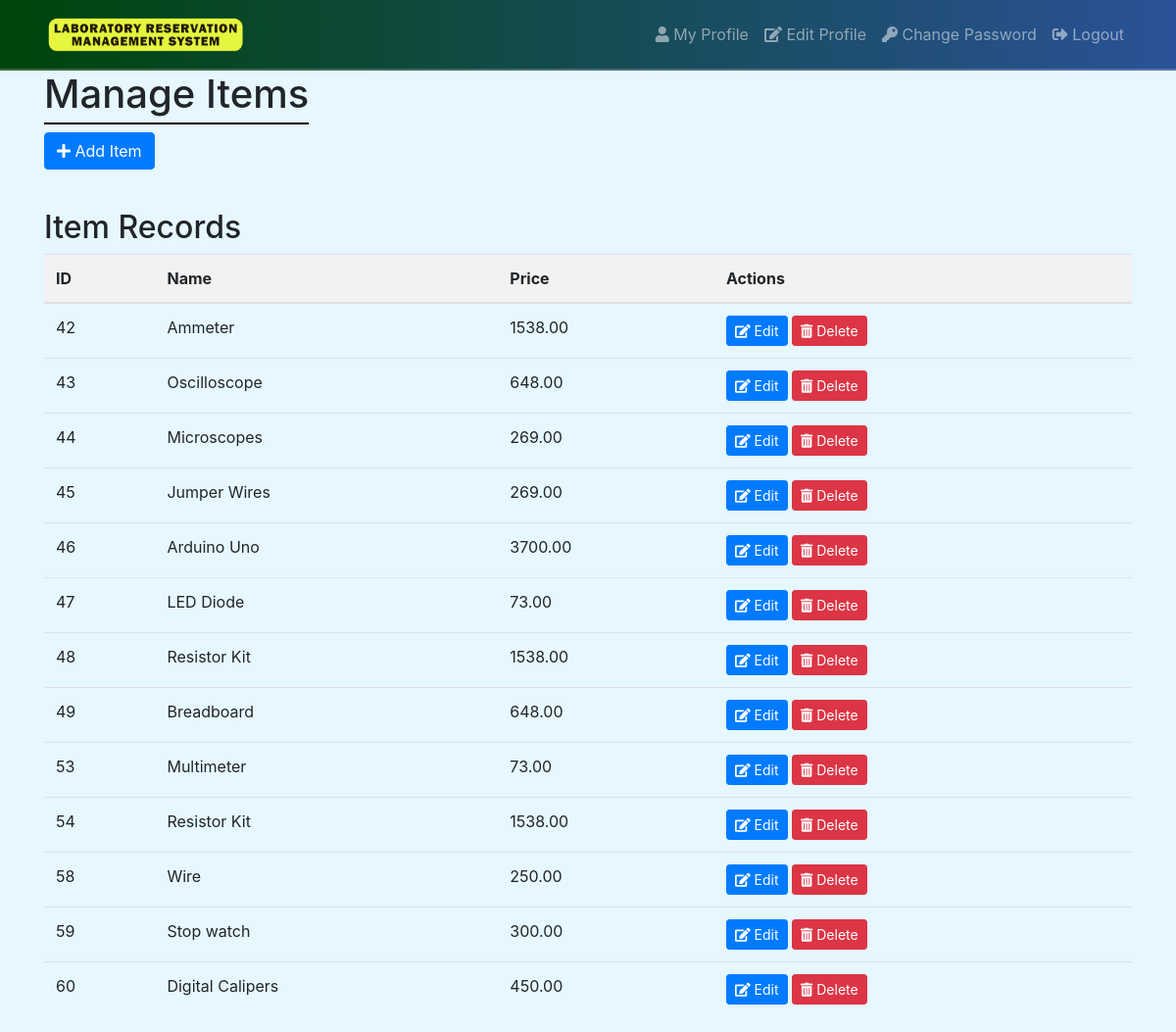
The app's page /Lab_ms/tech_officer/manage_items.php (signed in) with its own data.
### tables this page shows
CREATE TABLE `lab_item` (
  `item_id` int(11) NOT NULL,
  `name` varchar(255) NOT NULL,
  `price` decimal(10,2) NOT NULL
);

### Lab_ms/tech_officer/manage_items.php (the view, shortened to what this page needs)
<?php
$connection = mysqli_connect("localhost", "root", "", "lab");
$query = "SELECT * FROM lab_item";
$result = mysqli_query($connection, $query);
?>
<!DOCTYPE html>
<html lang="en">
<head>
    <link rel="stylesheet" href="https://stackpath.bootstrapcdn.com/bootstrap/4.5.2/css/bootstrap.min.css">
    <link rel="stylesheet" href="https://cdnjs.cloudflare.com/ajax/libs/font-awesome/5.15.4/css/all.min.css">
</head>
<body>
<nav class="navbar navbar-expand-lg navbar-dark bg-dark">
    <div class="container">
    <a class="navbar-brand" href="index.php"><img src="laboratory_reservation_management_system.png"></a>
        <div class="collapse navbar-collapse" id="navbarSupportedContent">
            <ul class="navbar-nav ml-auto">
                <li class="nav-item">
                    <a class="nav-link" href="view_profile.php"><i class="fas fa-user"></i> My Profile</a>
                </li>
                <li class="nav-item">
                    <a class="nav-link" href="edit_profile.php"><i class="fas fa-edit"></i> Edit Profile</a>
                </li>
                <li class="nav-item">
                    <a class="nav-link" href="change_password.php"><i class="fas fa-key"></i> Change Password</a>
                </li>
                <li class="nav-item">
                    <a class="nav-link" href="logout.php"><i class="fas fa-sign-out-alt"></i> Logout</a>
                </li>
            </ul>
        </div>
    </div>
</nav>
<div class="container">
    <h1>Manage Items</h1>
    <br>
    <button type="button" class="btn btn-primary mb-3" data-toggle="modal" data-target="#addModal">
        <i class="fas fa-plus"></i> Add Item
    </button>
    <div class="row mt-4">
        <div class="col-md-12">
            <h2>Item Records</h2>
            <table class="table">
                <thead>
                    <tr class="bg-light-gray">
                        <th class="bg-light-gray">ID</th>
                        <th class="bg-light-gray">Name</th>
                        <th class="bg-light-gray">Price</th>
                        <th class="bg-light-gray">Actions</th>
                    </tr>
                </thead>
                <tbody>
                <?php
                while ($row = mysqli_fetch_assoc($result)) {
                    echo "<tr>";
                    echo "<td>" . $row['item_id'] . "</td>";
                    echo "<td>" . $row['name'] . "</td>";
                    echo "<td>" . $row['price'] . "</td>";
                    echo "<td>
                            <a href='#' class='btn btn-primary btn-sm edit-btn' data-id='" . $row['item_id'] . "' data-name='" . $row['name'] . "' data-price='" . $row['price'] . "' data-toggle='modal' data-target='#editModal'><i class='fas fa-edit'></i> Edit</a>
                            <a href='manage_items.php?delete=" . $row['item_id'] . "' class='btn btn-danger btn-sm'><i class='fas fa-trash-alt'></i> Delete</a>
                          </td>";
                    echo "</tr>";
                }
                ?>
                </tbody>
            </table>
        </div>
    </div>
</div>
</body>
</html>

### Lab_ms/tech_officer/manage_items.php (style rules this page uses)
body { background-color: #e6f7ff; }
.bg-light-gray { background-color: #f2f2f2; }
h1 { border-bottom: 2px solid black; display: inline-block; padding-bottom: 5px; }
.navbar-brand img { height: 40px; margin-right: 10px; }
.navbar { background: linear-gradient(90deg, #00440a, #2a5298); border-bottom: 2px solid rgba(255, 255, 255, 0.2); padding: 10px 10px; }

### records on screen
lab_item: item_id "42", name "Ammeter", price "1538.00"
lab_item: item_id "43", name "Oscilloscope", price "648.00"
lab_item: item_id "44", name "Microscopes", price "269.00"
lab_item: item_id "45", name "Jumper Wires", price "269.00"
lab_item: item_id "46", name "Arduino Uno", price "3700.00"
lab_item: item_id "47", name "LED Diode", price "73.00"
lab_item: item_id "48", name "Resistor Kit", price "1538.00"
lab_item: item_id "49", name "Breadboard", price "648.00"
lab_item: item_id "53", name "Multimeter", price "73.00"
lab_item: item_id "54", name "Resistor Kit", price "1538.00"
lab_item: item_id "58", name "Wire", price "250.00"
lab_item: item_id "59", name "Stop watch", price "300.00"
lab_item: item_id "60", name "Digital Calipers", price "450.00"
